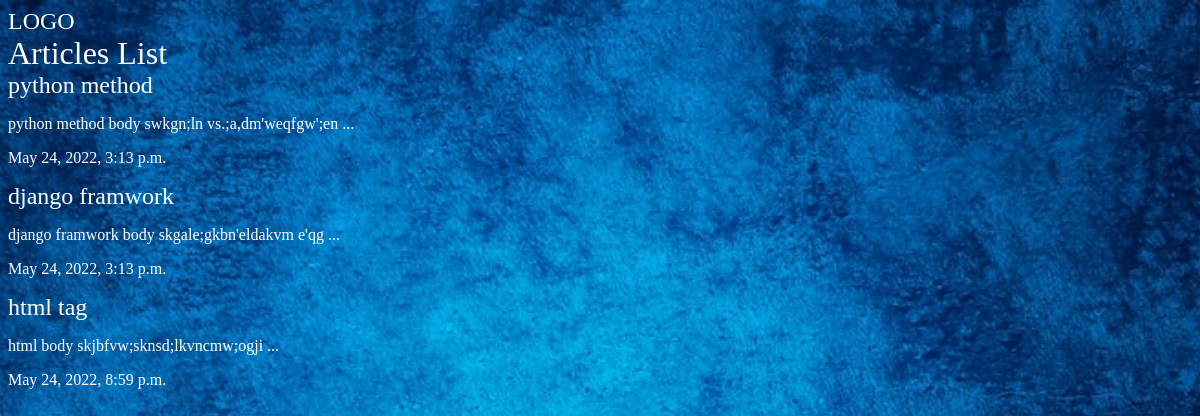
The page /articles/ on the database as committed earlier.
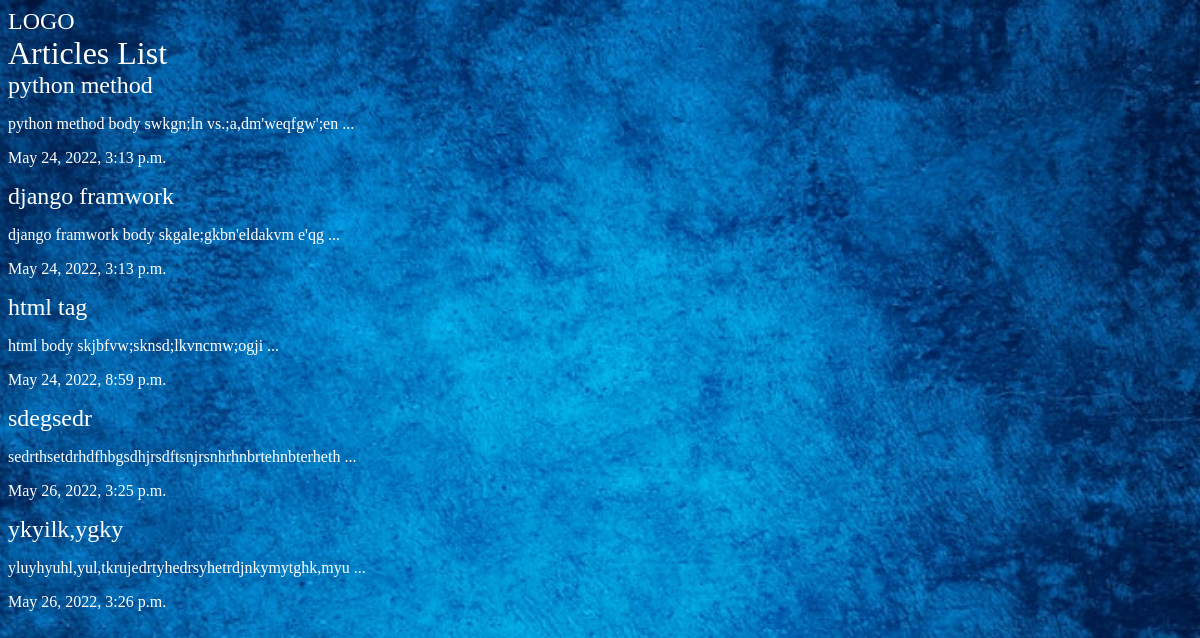
The same page on the database as committed later.
### articles/models.py (models this page shows, shortened)
class Article(models.Model):
    title = models.CharField(max_length= 100)
    slug =  models.SlugField()
    body = models.TextField()
    date = models.DateTimeField(auto_now_add= True)
    def summery(self):
        return self.body[:50] + " ..."

### articles/views.py (the view)
# urls.py: path('', views.articles_list, name = "list"),
def articles_list(request):
    articles = models.Article.objects.all().order_by('date')
    args = {'articles': articles}
    return render(request, 'articles/articleslist.html', args)

### articles/templates/articles/articleslist.html (shortened to what this page needs)
{% extends 'base.html' %}
{%block content%}
<div class="container">
<h1>Articles List</h1>
{% for i in articles %}
<h2><a href="{% url 'articles:detail' slug=i.slug %}">{{i.title}}</a></h2>
<p>{{i.summery}}</p>
<p>{{i.date}}</p>
{% endfor %}
</div>
{%endblock%}

### templates/base.html (shortened to what this page needs)
{%load static%}
<html lang="eng" dir="ltr">
    <head>
        <link rel="stylesheet" href="{% static 'styles.css' %}">
    </head>
    <body>
        <h2><a href="{% url 'articles:list' %}">LOGO</a></h2>
        <div class="wrapper">
    {%block content%}
    {%endblock%}
        </div>
    </body>
</html>

### assets/styles.css (style rules this page uses)
body { background-color: rgb(202 202 202); background-image: url('abstract.jpg'); background-position: center; background-repeat-y: no-repeat; background-repeat-x: no-repeat; background-attachment: fixed; background-size: cover; color: white; height: 100%; }
h1,h2,h3,h4,h5 { font-weight:normal; margin:0 }
a,a:hover,a:visited { color: #ffffff; text-decoration:none; }

Rows that differ between the two databases and show on the page:
added Article: title "sdegsedr", summery "sedrthsetdrhdfhbgsdhjrsdftsnjrsnhrhnbrtehnbterheth ...", date "May 26, 2022, 3:25 p.m."
added Article: title "ykyilk,ygky", summery "yluyhyuhl,yul,tkrujedrtyhedrsyhetrdjnkymytghk,myu ...", date "May 26, 2022, 3:26 p.m."
